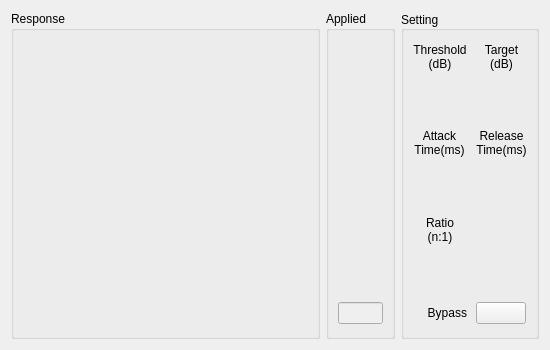
<?xml version="1.0" encoding="UTF-8"?>
<ui version="4.0">
 <class>cfgsettingdyn</class>
 <widget class="QWidget" name="cfgsettingdyn">
  <property name="geometry">
   <rect>
    <x>0</x>
    <y>0</y>
    <width>550</width>
    <height>350</height>
   </rect>
  </property>
  <property name="minimumSize">
   <size>
    <width>550</width>
    <height>350</height>
   </size>
  </property>
  <property name="maximumSize">
   <size>
    <width>550</width>
    <height>350</height>
   </size>
  </property>
  <property name="windowTitle">
   <string>Form</string>
  </property>
  <layout class="QHBoxLayout" name="horizontalLayout_2">
   <item>
    <widget class="QGroupBox" name="groupBox">
     <property name="title">
      <string>Response</string>
     </property>
     <layout class="QHBoxLayout" name="horizontalLayout">
      <item alignment="Qt::AlignHCenter|Qt::AlignVCenter">
       <widget class="Con_Dyn_Module" name="dynGraph" native="true">
        <property name="minimumSize">
         <size>
          <width>306</width>
          <height>300</height>
         </size>
        </property>
        <property name="maximumSize">
         <size>
          <width>306</width>
          <height>300</height>
         </size>
        </property>
       </widget>
      </item>
     </layout>
    </widget>
   </item>
   <item>
    <widget class="QGroupBox" name="groupBox_3">
     <property name="title">
      <string>Applied</string>
     </property>
     <layout class="QVBoxLayout" name="verticalLayout">
      <property name="topMargin">
       <number>12</number>
      </property>
      <property name="bottomMargin">
       <number>12</number>
      </property>
      <item alignment="Qt::AlignHCenter">
       <widget class="VolumeWidget" name="appliedGain" native="true">
        <property name="minimumSize">
         <size>
          <width>40</width>
          <height>0</height>
         </size>
        </property>
        <property name="maximumSize">
         <size>
          <width>40</width>
          <height>16777215</height>
         </size>
        </property>
       </widget>
      </item>
      <item>
       <widget class="QLineEdit" name="txtGain">
        <property name="enabled">
         <bool>false</bool>
        </property>
        <property name="alignment">
         <set>Qt::AlignCenter</set>
        </property>
       </widget>
      </item>
     </layout>
    </widget>
   </item>
   <item>
    <widget class="QGroupBox" name="groupBox_2">
     <property name="title">
      <string>Setting</string>
     </property>
     <property name="alignment">
      <set>Qt::AlignLeading|Qt::AlignLeft|Qt::AlignVCenter</set>
     </property>
     <layout class="QGridLayout" name="gridLayout">
      <property name="leftMargin">
       <number>9</number>
      </property>
      <property name="topMargin">
       <number>12</number>
      </property>
      <property name="rightMargin">
       <number>9</number>
      </property>
      <property name="bottomMargin">
       <number>12</number>
      </property>
      <property name="spacing">
       <number>9</number>
      </property>
      <item row="12" column="0">
       <widget class="QLabel" name="label">
        <property name="text">
         <string>Bypass</string>
        </property>
        <property name="alignment">
         <set>Qt::AlignRight|Qt::AlignTrailing|Qt::AlignVCenter</set>
        </property>
       </widget>
      </item>
      <item row="9" column="0" alignment="Qt::AlignHCenter|Qt::AlignVCenter">
       <widget class="QLabel" name="lblDynRadio">
        <property name="text">
         <string>Ratio
(n:1)</string>
        </property>
        <property name="alignment">
         <set>Qt::AlignBottom|Qt::AlignHCenter</set>
        </property>
       </widget>
      </item>
      <item row="2" column="1" alignment="Qt::AlignHCenter|Qt::AlignVCenter">
       <widget class="ConfigGainWidget" name="_gainTarget" native="true">
        <property name="minimumSize">
         <size>
          <width>46</width>
          <height>46</height>
         </size>
        </property>
        <property name="maximumSize">
         <size>
          <width>42</width>
          <height>42</height>
         </size>
        </property>
       </widget>
      </item>
      <item row="4" column="1">
       <spacer name="verticalSpacer_2">
        <property name="orientation">
         <enum>Qt::Vertical</enum>
        </property>
        <property name="sizeHint" stdset="0">
         <size>
          <width>20</width>
          <height>40</height>
         </size>
        </property>
       </spacer>
      </item>
      <item row="5" column="0" alignment="Qt::AlignHCenter|Qt::AlignVCenter">
       <widget class="QLabel" name="lblTimeAttack">
        <property name="text">
         <string>Attack
Time(ms)</string>
        </property>
        <property name="alignment">
         <set>Qt::AlignBottom|Qt::AlignHCenter</set>
        </property>
        <property name="wordWrap">
         <bool>true</bool>
        </property>
       </widget>
      </item>
      <item row="5" column="1" alignment="Qt::AlignHCenter|Qt::AlignVCenter">
       <widget class="QLabel" name="lblTimeRelease">
        <property name="text">
         <string>Release
Time(ms)</string>
        </property>
        <property name="alignment">
         <set>Qt::AlignBottom|Qt::AlignHCenter</set>
        </property>
        <property name="wordWrap">
         <bool>true</bool>
        </property>
       </widget>
      </item>
      <item row="6" column="1" alignment="Qt::AlignHCenter|Qt::AlignVCenter">
       <widget class="ConfigGainWidget" name="_timeRelease" native="true">
        <property name="minimumSize">
         <size>
          <width>46</width>
          <height>46</height>
         </size>
        </property>
        <property name="maximumSize">
         <size>
          <width>42</width>
          <height>42</height>
         </size>
        </property>
       </widget>
      </item>
      <item row="1" column="1" alignment="Qt::AlignHCenter|Qt::AlignVCenter">
       <widget class="QLabel" name="lblGainTarget">
        <property name="text">
         <string>Target
(dB)</string>
        </property>
        <property name="alignment">
         <set>Qt::AlignBottom|Qt::AlignHCenter</set>
        </property>
        <property name="wordWrap">
         <bool>true</bool>
        </property>
       </widget>
      </item>
      <item row="4" column="0">
       <spacer name="verticalSpacer">
        <property name="orientation">
         <enum>Qt::Vertical</enum>
        </property>
        <property name="sizeHint" stdset="0">
         <size>
          <width>20</width>
          <height>40</height>
         </size>
        </property>
       </spacer>
      </item>
      <item row="6" column="0" alignment="Qt::AlignHCenter|Qt::AlignVCenter">
       <widget class="ConfigGainWidget" name="_timeAttack" native="true">
        <property name="minimumSize">
         <size>
          <width>46</width>
          <height>46</height>
         </size>
        </property>
        <property name="maximumSize">
         <size>
          <width>42</width>
          <height>42</height>
         </size>
        </property>
       </widget>
      </item>
      <item row="10" column="0" alignment="Qt::AlignHCenter|Qt::AlignVCenter">
       <widget class="ConfigGainWidget" name="_dynRatio" native="true">
        <property name="minimumSize">
         <size>
          <width>46</width>
          <height>46</height>
         </size>
        </property>
        <property name="maximumSize">
         <size>
          <width>42</width>
          <height>42</height>
         </size>
        </property>
       </widget>
      </item>
      <item row="8" column="0">
       <spacer name="verticalSpacer_3">
        <property name="orientation">
         <enum>Qt::Vertical</enum>
        </property>
        <property name="sizeHint" stdset="0">
         <size>
          <width>20</width>
          <height>40</height>
         </size>
        </property>
       </spacer>
      </item>
      <item row="2" column="0" alignment="Qt::AlignHCenter|Qt::AlignVCenter">
       <widget class="ConfigGainWidget" name="_gainThreshold" native="true">
        <property name="minimumSize">
         <size>
          <width>46</width>
          <height>46</height>
         </size>
        </property>
        <property name="maximumSize">
         <size>
          <width>42</width>
          <height>42</height>
         </size>
        </property>
       </widget>
      </item>
      <item row="12" column="1">
       <widget class="QPushButton" name="pb_bypass">
        <property name="minimumSize">
         <size>
          <width>50</width>
          <height>0</height>
         </size>
        </property>
        <property name="maximumSize">
         <size>
          <width>50</width>
          <height>16777215</height>
         </size>
        </property>
        <property name="focusPolicy">
         <enum>Qt::NoFocus</enum>
        </property>
        <property name="styleSheet">
         <string notr="true"/>
        </property>
        <property name="text">
         <string/>
        </property>
        <property name="checkable">
         <bool>true</bool>
        </property>
       </widget>
      </item>
      <item row="1" column="0" alignment="Qt::AlignHCenter|Qt::AlignVCenter">
       <widget class="QLabel" name="lblGainThreshold">
        <property name="text">
         <string>Threshold
(dB)</string>
        </property>
        <property name="alignment">
         <set>Qt::AlignBottom|Qt::AlignHCenter</set>
        </property>
        <property name="wordWrap">
         <bool>true</bool>
        </property>
       </widget>
      </item>
      <item row="8" column="1">
       <spacer name="verticalSpacer_7">
        <property name="orientation">
         <enum>Qt::Vertical</enum>
        </property>
        <property name="sizeHint" stdset="0">
         <size>
          <width>20</width>
          <height>40</height>
         </size>
        </property>
       </spacer>
      </item>
      <item row="11" column="0">
       <spacer name="verticalSpacer_4">
        <property name="orientation">
         <enum>Qt::Vertical</enum>
        </property>
        <property name="sizeHint" stdset="0">
         <size>
          <width>20</width>
          <height>40</height>
         </size>
        </property>
       </spacer>
      </item>
     </layout>
    </widget>
   </item>
  </layout>
 </widget>
 <customwidgets>
  <customwidget>
   <class>ConfigGainWidget</class>
   <extends>QWidget</extends>
   <header>customWidget/configgainwidget.h</header>
   <container>1</container>
  </customwidget>
  <customwidget>
   <class>VolumeWidget</class>
   <extends>QWidget</extends>
   <header>customWidget/volumewidget.h</header>
   <container>1</container>
  </customwidget>
  <customwidget>
   <class>Con_Dyn_Module</class>
   <extends>QWidget</extends>
   <header>customWidget/con_dyn_module.h</header>
   <container>1</container>
  </customwidget>
 </customwidgets>
 <resources/>
 <connections/>
</ui>
